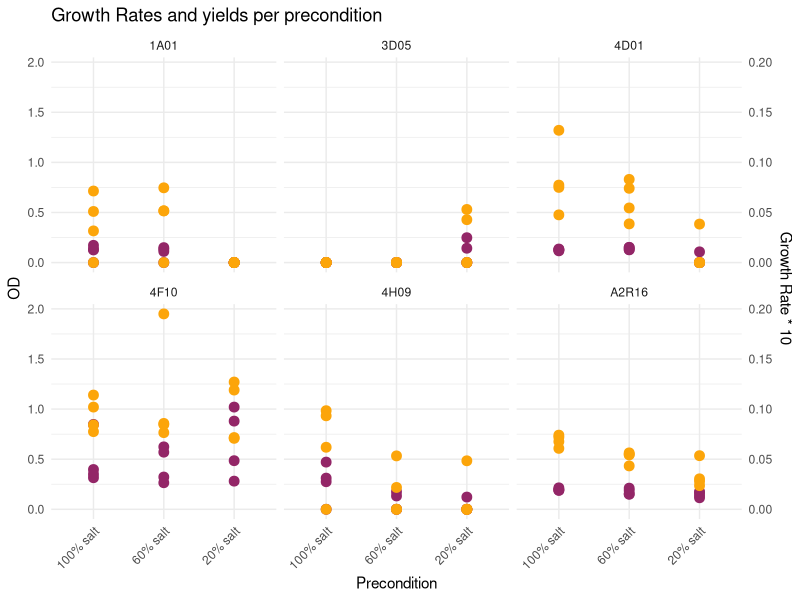
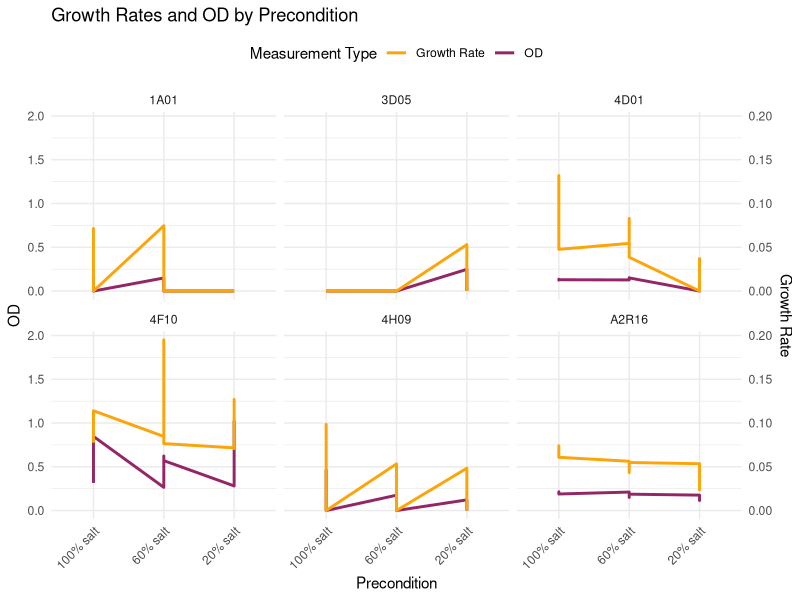
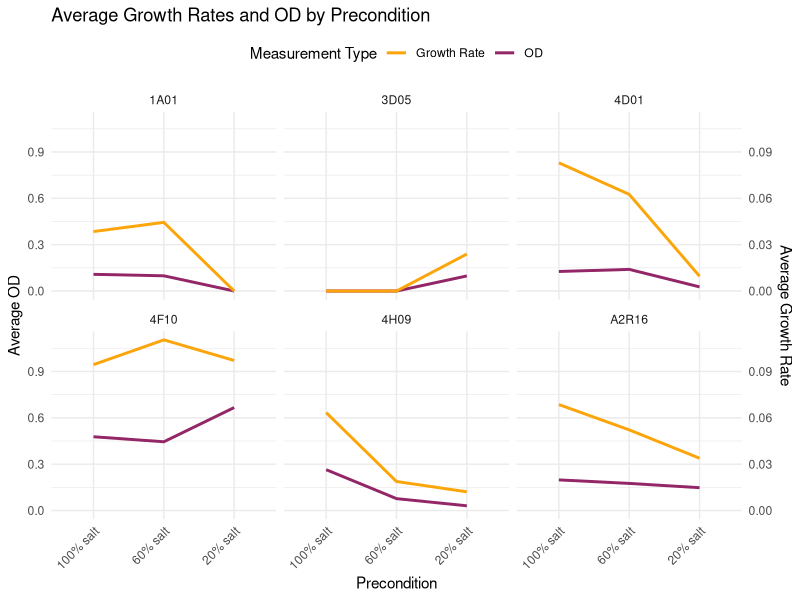
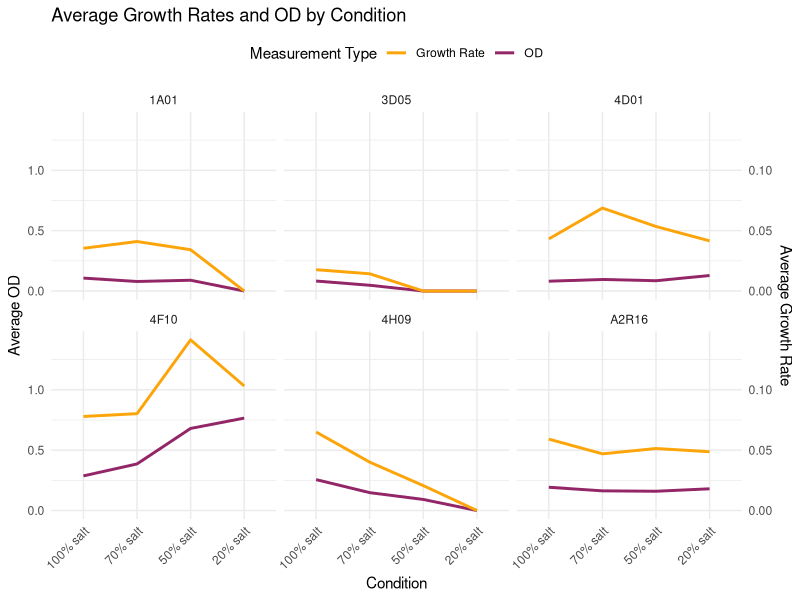
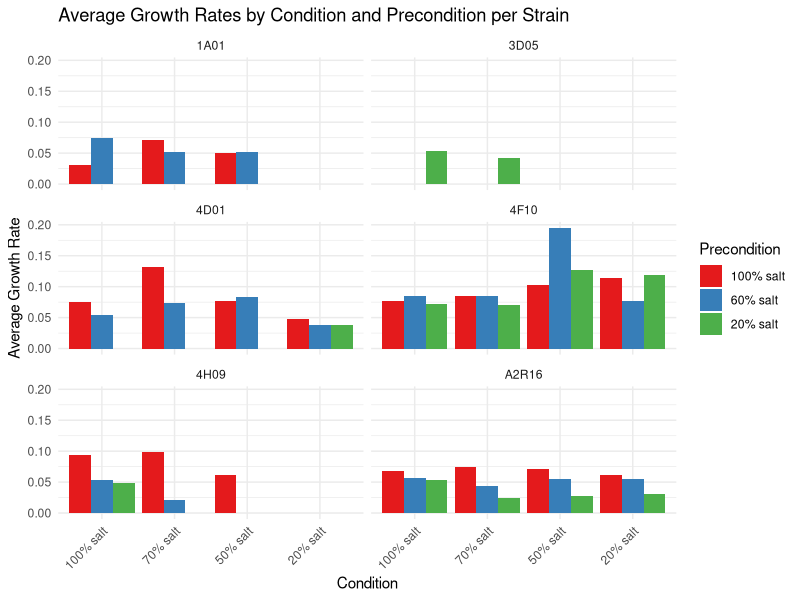
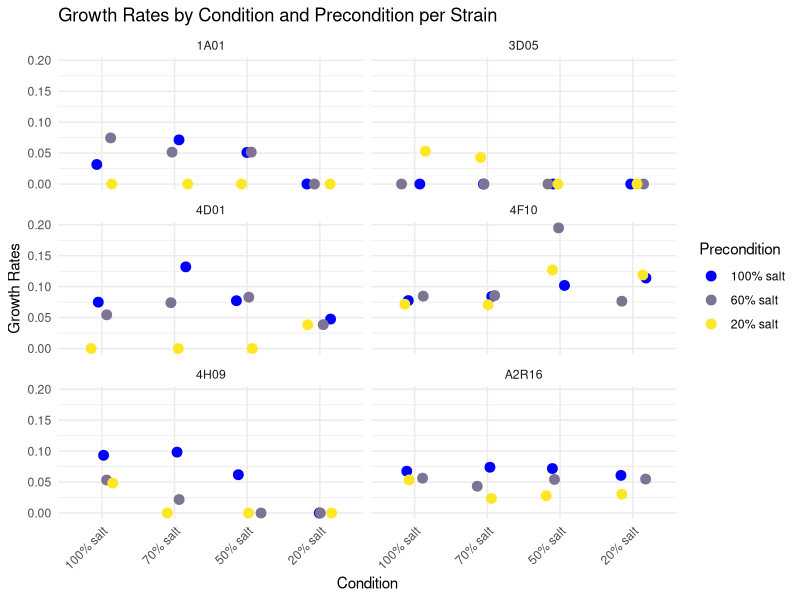
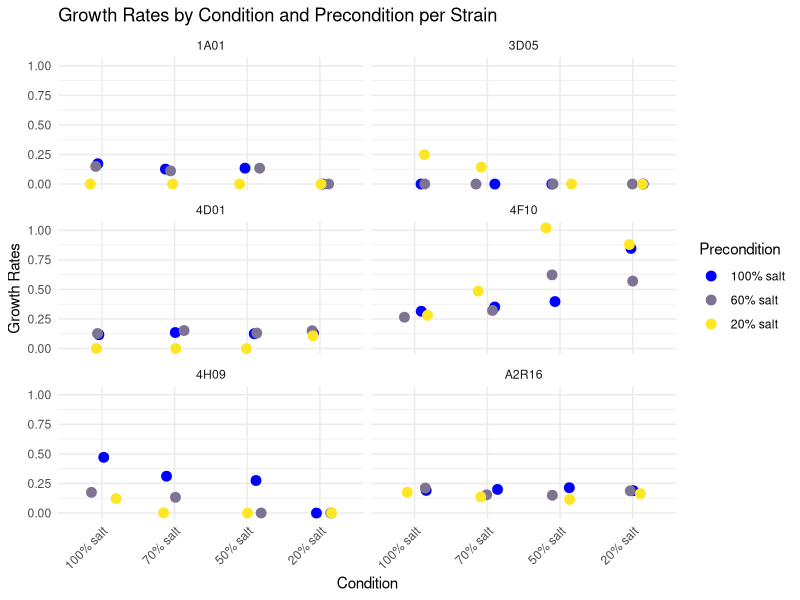
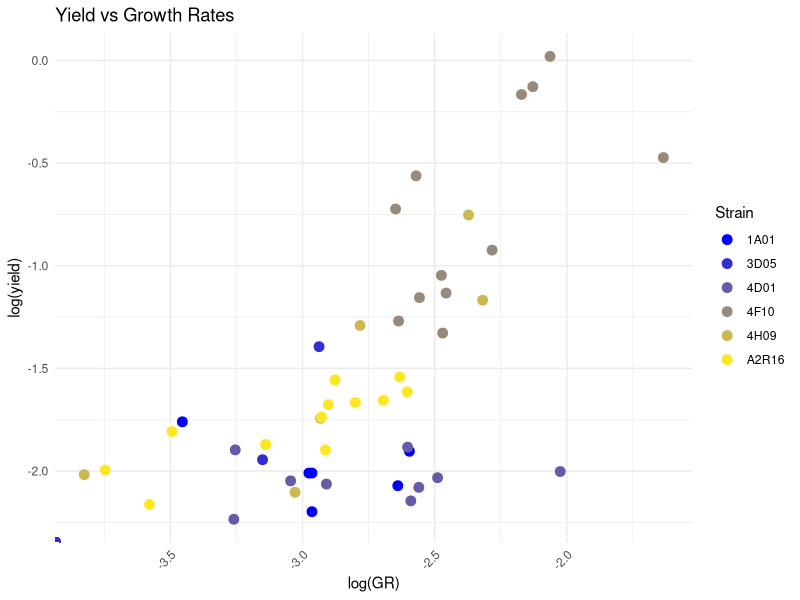

Write the R code that produced these figures, in order. (Note: this script raises an error after producing the figures.)
# Load packages
library(dplyr)
library(ggplot2)
library(viridis)
library(tidyr)
library(car)  # For ANOVA and post-hoc tests

# Create the vectors for growth rates, conditions, preconditions, and strains
growth_rates <- c(
  0.0775, 0.0846, 0.0716, 0.0933, 0.0533,
  0.0484, 0.0316, 0.0746, 0, 0.174,
  0.0519, 0.0842, 0.0857, 0.0708, 0.0984,
  0.0218, 0, 0.0714, 0.0516, 0,
  0.0293, 0.0368, 0.102, 0.195, 0.127,
  0.0619, 0, 0, 0.051, 0.0516,
  0, 0.0206, 0.0237, 0.114, 0.0765,
  0.119, 0, 0, 0, 0,
  0, 0, 0, 0, 0.075,
  0.0545, 0, 0.0676, 0.0563, 0.0535,
  0, 0, 0.053, 0, 0,
  0.132, 0.0741, 0, 0.074, 0.0433,
  0.0236, 0, 0, 0.0428, 0,
  0, 0.0773, 0.083, 0, 0.0719,
  0.0543, 0.0279, 0, 0, 0,
  0, 0, 0.0476, 0.0386, 0.0384, 0.0608, 0.0549, 0.0304,
  0, 0, 0, 0, 0
)

conditions <- c(
  "100% salt", "100% salt", "100% salt", "100% salt", "100% salt", 
  "100% salt", "100% salt", "100% salt", "100% salt", "100% salt", 
  "100% salt", "70% salt", "70% salt", "70% salt", "70% salt", 
  "70% salt", "70% salt", "70% salt", "70% salt", "70% salt", 
  "70% salt", '70% salt', "50% salt", "50% salt", "50% salt", "50% salt", 
  "50% salt", "50% salt", "50% salt", "50% salt", "50% salt", 
  "50% salt", '50% salt', "20% salt", "20% salt", "20% salt", "20% salt", 
  "20% salt", "20% salt", "20% salt", "20% salt", "20% salt", 
  "20% salt", '20% salt', 
  "100% salt", "100% salt", "100% salt", "100% salt", "100% salt", 
  "100% salt", "100% salt", "100% salt", "100% salt", "100% salt", 
  "100% salt",
  "70% salt", "70% salt", "70% salt", "70% salt", 
  "70% salt", "70% salt", "70% salt", "70% salt", "70% salt", 
  "70% salt", "70% salt", "50% salt", "50% salt", "50% salt", 
  "50% salt", "50% salt", "50% salt", "50% salt", "50% salt", 
  "50% salt", "50% salt", "50% salt", "20% salt", "20% salt", 
  "20% salt", "20% salt", "20% salt", "20% salt", "20% salt", 
  "20% salt", "20% salt", "20% salt", "20% salt"
)

preconditions <- c(
  "100% salt", "60% salt", "20% salt", "100% salt", "60% salt", 
  "20% salt", "100% salt", "60% salt", "20% salt", "MBL -N", 
  "MBL -N", 
  "100% salt", "60% salt", "20% salt", "100% salt", 
  "60% salt", "20% salt", "100% salt", "60% salt", "20% salt", 
  "MBL -N", "MBL -N",
  "100% salt", "60% salt", "20% salt", 
  "100% salt", "60% salt", "20% salt", "100% salt", "60% salt", 
  "20% salt", "MBL -N", "MBL -N", 
  "100% salt", "60% salt", 
  "20% salt", "100% salt", "60% salt", "20% salt", "100% salt", 
  "60% salt", "20% salt", "MBL -N", "MBL -N", 
  "100% salt", "60% salt", "20% salt", "100% salt", "60% salt", 
  "20% salt", "100% salt", "60% salt", "20% salt", "MBL -N", 
  "MBL -N", 
  "100% salt", "60% salt", "20% salt", "100% salt", "60% salt", 
  "20% salt", "100% salt", "60% salt", "20% salt", "MBL -N", 
  "MBL -N", 
  "100% salt", "60% salt", "20% salt", "100% salt", 
  "60% salt", "20% salt", "100% salt", "60% salt", "20% salt", 
  "MBL -N", "MBL -N",
  "100% salt", "60% salt", "20% salt", "100% salt", 
  "60% salt", "20% salt", "100% salt", "60% salt", "20% salt", 
  "MBL -N", "MBL -N"
)

strains <- c(
  "4F10", "4F10", "4F10", "4H09", "4H09", "4H09", "1A01", "1A01", 
  "1A01", "4F10", "4H09", 
  "4F10", "4F10", "4F10", "4H09", "4H09", 
  "4H09", "1A01", "1A01", "1A01", "4F10", "4H09", 
  "4F10", "4F10", "4F10", "4H09", "4H09", "4H09", "1A01", "1A01", "1A01", 
  "4F10", "4H09", 
  "4F10", "4F10", "4F10", "4H09", "4H09", "4H09", "1A01", 
  "1A01", "1A01", "4F10", "4H09", 
  "4D01", "4D01", "4D01", "A2R16", 
  "A2R16", "A2R16", "3D05", "3D05", "3D05", "4D01", "A2R16", 
  "4D01", "4D01", "4D01", "A2R16", "A2R16", "A2R16", "3D05", "3D05", "3D05", 
  "4D01", "A2R16", 
  "4D01", "4D01", "4D01", "A2R16", "A2R16", "A2R16", 
  "3D05", "3D05", "3D05", "4D01", "A2R16",
  "4D01", "4D01", "4D01", "A2R16", "A2R16", "A2R16", 
  "3D05", "3D05", "3D05", "4D01", "A2R16"
)

max_OD <- c(0.315, 0.265, 0.281, 0.471, 0.175, 0.122, 0.172, 0.149, 0, 
    0.75, 0.235, 0.351, 0.322, 0.485, 0.311, 0.133, 0, 0.126, 
    0.111, 0, 0.438, 0.187, 0.397, 0.623, 1.02, 0.275, 0, 0, 
    0.134, 0.134, 0, 0.183, 0.145, 0.847, 0.57, 0.88, 0, 0, 0, 
    0, 0, 0, 0, 0, 0.117, 0.127, 0, 0.191, 0.211, 0.176, 0, 
    0, 0.248, 0, 0, 0.135, 0.152, 0, 0.199, 0.154, 0.136, 0, 
    0, 0.143, 0, 0, 0.125, 0.131, 0, 0.214, 0.15, 0.115, 0, 
    0, 0, 0, 0, 0.129, 0.15, 0.107, 0.189, 0.187, 0.164, 0, 
    0, 0, 0, 0)


lag_time <- c(3.07, 3.33, 2.89, 13.2, 40.7, 62.5, 4.16, 3.16, 0, 
              3.51, 2.19, 3.38, 3.3, 2.98, 13.2, 53.1, 0, 3.16, 
              7.6, 0, 8.2, 1.5, 23, 11.6, 4.95, 14.2, 0, 0, 2.32, 
              7.69, 0, 4.67, 1.95, 45.9, 3.25, 7.55, 0, 0, 0, 0, 
              0, 0, 0, 0, 8.28, 9.17, 0, 6.49, 3.84, 5.64, 0, 0, 
              5.65, 0, 0, 8.81, 8.03, 0, 4.79, 7.07, 4.41, 0, 0, 
              12.9, 0, 0, 9.98, 11.7, 0, 6.51, 7.75, 5.96, 0, 0, 
              0, 0, 0, 22.4, 40.9, 68.5, 7.86, 6.12, 7.81, 0, 0, 
              0, 0, 0)

# Combine data
data_list_total <- list(
  GrowthRates = growth_rates,
  OD = max_OD,
  lag = lag_time,
  Condition = conditions,
  Precondition = preconditions,
  Strain = strains
)

# Create dataframe
data_list_total <- as.data.frame(data_list_total)

# Remove rows with "MBL - N" in the Precondition column
data_cleanedtotal <- data_list_total %>%
  filter(Precondition != "MBL -N")

# Define the order for Condition and Precondition
condition_order <- c("100% salt", "70% salt", "50% salt", "20% salt")
precondition_order <- c("100% salt", "60% salt", "20% salt")

# Clean the data and remove rows with 'MBL - N'
data_cleanedtotal <- data_cleanedtotal %>%
  filter(Precondition != "MBL - N") %>%
  mutate(Condition = factor(Condition, levels = condition_order),
         Precondition = factor(Precondition, levels = precondition_order))

# Determine scale factor 
scale_factor <- 10

# Create the faceted plot
ggplot(data_cleanedtotal, aes(x = Precondition)) + 
  geom_point(aes(y = OD), size = 3, color = "#932667FF") + 
  geom_point(aes(y = GrowthRates * scale_factor), size = 3, color = "#FCA50AFF") + # scale_factor to adjust the GR axis
  facet_wrap(~ Strain) + 
  theme_minimal() + 
  labs(title = "Growth Rates and yields per precondition",
       x = "Precondition",
       y = "Yield") + 
  theme(axis.text.x = element_text(angle = 45, hjust = 1)) + 
  scale_y_continuous(name = "OD",
                     sec.axis = sec_axis(~./scale_factor, name = "Growth Rate * 10")) # Adjust scale_factor as necessary

# Create plot of growth rates and OD
ggplot(data_cleanedtotal, aes(x = Precondition)) + 
  # Line for OD
  geom_line(aes(y = OD, color = "OD"), size = 1, group = 1) + 
  # Line for Growth Rates (scaled)
  geom_line(aes(y = GrowthRates * scale_factor, color = "Growth Rate"), size = 1, group = 1) + 
  # Facet by Strain
  facet_wrap(~ Strain) + 
  theme_minimal() + 
  labs(
    title = "Growth Rates and OD by Precondition", 
    x = "Precondition", 
    y = "OD",
    color = "Measurement Type"
  ) + 
  theme(
    axis.text.x = element_text(angle = 45, hjust = 1), 
    legend.position = "top"
  ) + 
  scale_y_continuous(
    name = "OD",
    sec.axis = sec_axis(~ . / scale_factor, name = "Growth Rate") # Adjust secondary axis for growth rates
  ) + 
  scale_color_manual(values = c("OD" = "#932667FF", "Growth Rate" = "#FCA50AFF")) # Color for the lines

# Calculate the average OD and Growth Rates for each strain and precondition
averaged_data <- data_cleanedtotal %>%
  group_by(Strain, Precondition) %>%
  summarise(
    avg_OD = mean(OD, na.rm = TRUE),
    avg_GrowthRate = mean(GrowthRates, na.rm = TRUE)
  )

# Plot average growth rates
ggplot(averaged_data, aes(x = Precondition)) + 
  # Line for average OD
  geom_line(aes(y = avg_OD, color = "OD"), size = 1, group = 1) + 
  # Line for average Growth Rates (scaled)
  geom_line(aes(y = avg_GrowthRate * scale_factor, color = "Growth Rate"), size = 1, group = 1) + 
  # Facet by Strain
  facet_wrap(~ Strain) + 
  theme_minimal() + 
  labs(
    title = "Average Growth Rates and OD by Precondition", 
    x = "Precondition", 
    y = "Average OD",
    color = "Measurement Type"
  ) + 
  theme(
    axis.text.x = element_text(angle = 45, hjust = 1), 
    legend.position = "top"
  ) + 
  scale_y_continuous(
    name = "Average OD",
    sec.axis = sec_axis(~ . / scale_factor, name = "Average Growth Rate") # Adjust secondary axis for growth rates
  ) + 
  scale_color_manual(values = c("OD" = "#932667FF", "Growth Rate" = "#FCA50AFF")) # Color for the lines

# Calculate the average OD and Growth Rates for each strain and precondition
averaged_data <- data_cleanedtotal %>%
  group_by(Strain, Condition) %>%
  summarise(
    avg_OD = mean(OD, na.rm = TRUE),
    avg_GrowthRate = mean(GrowthRates, na.rm = TRUE)
  )

# Plot average growth rates and OD
ggplot(averaged_data, aes(x = Condition)) + 
  # Line for average OD
  geom_line(aes(y = avg_OD, color = "OD"), size = 1, group = 1) + 
  # Line for average Growth Rates (scaled)
  geom_line(aes(y = avg_GrowthRate * scale_factor, color = "Growth Rate"), size = 1, group = 1) + 
  # Facet by Strain
  facet_wrap(~ Strain) + 
  theme_minimal() + 
  labs(
    title = "Average Growth Rates and OD by Condition", 
    x = "Condition", 
    y = "Average OD",
    color = "Measurement Type"
  ) + 
  theme(
    axis.text.x = element_text(angle = 45, hjust = 1), 
    legend.position = "top"
  ) + 
  scale_y_continuous(
    name = "Average OD",
    sec.axis = sec_axis(~ . / scale_factor, name = "Average Growth Rate") # Adjust secondary axis for growth rates
  ) + 
  scale_color_manual(values = c("OD" = "#932667FF", "Growth Rate" = "#FCA50AFF")) # Color for the lines

# Summarize the data to calculate average growth rates by Condition, Precondition, and Strain
data_summary <- data_cleanedtotal %>%
  group_by(Strain, Condition, Precondition) %>%
  summarise(AverageGrowthRate = mean(GrowthRates, na.rm = TRUE), .groups = 'drop')

# Create a bar plot with facets for each Strain
ggplot(data_summary, aes(x = Condition, y = AverageGrowthRate, fill = Precondition)) +
  geom_bar(stat = "identity", position = position_dodge()) +
  theme_minimal() +
  labs(title = "Average Growth Rates by Condition and Precondition per Strain",
       x = "Condition",
       y = "Average Growth Rate") +
  theme(axis.text.x = element_text(angle = 45, hjust = 1)) +
  scale_fill_brewer(palette = "Set1") +  # Use a color palette for fill
  facet_wrap(~ Strain, ncol = 2)  # Facet by Strain with 2 columns

# Pick colors
gradient_colors <- colorRampPalette(c("blue", "#FDE725FF"))(3)

# Create a point plot with facets for each Strain
ggplot(data_cleanedtotal, aes(x = Condition, y = GrowthRates, color = Precondition)) +
  geom_point(size = 3, position = position_jitter(width = 0.2)) +  # Jitter to avoid overplotting
  theme_minimal() +
  labs(title = "Growth Rates by Condition and Precondition per Strain",
       x = "Condition",
       y = "Growth Rates") +
  theme(axis.text.x = element_text(angle = 45, hjust = 1)) +
  scale_color_manual(values = gradient_colors) +  # Apply gradient colors
  facet_wrap(~ Strain, ncol = 2)  # Facet by Strain with 2 columns

# Create a point plot with facets for each Strain
ggplot(data_cleanedtotal, aes(x = Condition, y = OD, color = Precondition)) +
  geom_point(size = 3, position = position_jitter(width = 0.2)) +  # Jitter to avoid overplotting
  theme_minimal() +
  labs(title = "Growth Rates by Condition and Precondition per Strain",
       x = "Condition",
       y = "Growth Rates") +
  theme(axis.text.x = element_text(angle = 45, hjust = 1)) +
  scale_color_manual(values = gradient_colors) +  # Apply gradient colors
  facet_wrap(~ Strain, ncol = 2)  # Facet by Strain with 2 columns

# Pick colors
gradient_colors <- colorRampPalette(c("blue", "#FDE725FF"))(6)

# Create plot
ggplot(data_cleanedtotal, aes(x = log(GrowthRates), y = log(OD), color = Strain)) +
  geom_point(size = 3) +
  theme_minimal() +
  labs(title = "Yield vs Growth Rates",
       x = "log(GR)",
       y = "log(yield)") +
  scale_color_manual(values = gradient_colors) +  # Apply gradient colors
  theme(axis.text.x = element_text(angle = 45, hjust = 1))

# Create plot
ggplot(data_cleanedtotal, aes(x = log(OD), y = log(lag), color = Strain)) +
  geom_point(size = 3) +
  theme_minimal() +
  labs(title = "Yield vs Growth Rates",
       x = "log(GR)",
       y = "log(LT)") +
  scale_color_manual(values = gradient_colors) +  # Apply gradient colors
  theme(axis.text.x = element_text(angle = 45, hjust = 1))

# Calculate Spearman correlation
spearman_corr <- cor(data_cleanedtotal$GrowthRates, data_cleanedtotal$OD, method = "spearman")
print(paste("Spearman correlation: ", spearman_corr))

# LM
lm_model <- lm(log(OD) ~ log(GrowthRates), data = data_cleanedtotal)
summary(lm_model)

# Pick colors
gradient_colors <- viridis(6, option = 'B')

# Plot the regression line
ggplot(data_cleanedtotal, aes(x = log(GrowthRates), y = log(OD))) +
  geom_point(aes(color = Strain), size = 3) +
  geom_smooth(method = "lm", color = "black", se = FALSE) +  # Add regression line
  theme_minimal() +
  labs(title = "Regression of Yield on Growth Rates",
       x = "log(Growth Rates)",
       y = "log(OD)") +
  scale_color_manual(values = gradient_colors) +
  theme(axis.text.x = element_text(angle = 45, hjust = 1))

# Assuming `data_list_total` is a list with the relevant vectors
# Extract the data from the list
growth_rates <- data_list_total$GrowthRates
max_OD <- data_list_total$OD
lag_time <- data_list_total$lag
conditions <- data_list_total$Condition
preconditions <- data_list_total$Precondition
strains <- data_list_total$Strain

# Combine the data into a data frame for easier manipulation
data <- data.frame(growth_rates, max_OD, lag_time, conditions, preconditions, strains)

# Loop through each unique Precondition
unique_preconditions <- unique(data$preconditions)
for(precondition in unique_preconditions) {
  
  # Subset the data for the current precondition
  data_subset <- filter(data, preconditions == precondition)
  
  # Create the heatmap
  heatmap <- ggplot(data_subset, aes(x = conditions, y = strains, fill = max_OD)) +
    geom_tile() +
    scale_fill_viridis_c() +  # You can use any color scale, e.g., viridis
    theme_minimal() +
    labs(title = paste("Heatmap for Precondition:", precondition),
         x = "Condition",
         y = "Strain",
         fill = "Max OD") +
    theme(axis.text.x = element_text(angle = 45, hjust = 1))  # Rotate x-axis labels
  
  # Display the heatmap
  print(heatmap)
}

# Assuming `data_list_total` is a list with the relevant vectors
# Extract the data from the list
growth_rates <- data_list_total$GrowthRates
max_OD <- data_list_total$OD
lag_time <- data_list_total$lag
conditions <- data_list_total$Condition
preconditions <- data_list_total$Precondition
strains <- data_list_total$Strain

# Combine the data into a data frame for easier manipulation
data <- data.frame(growth_rates, max_OD, lag_time, conditions, preconditions, strains)

# Remove rows with "MBL - N" in the Precondition column
data <- data %>%
  filter(preconditions != "MBL -N")

# Specify the desired order for the conditions
precondition_order <- c("100% salt", "60% salt", "20% salt")

# Convert the 'conditions' variable to a factor with the specified order
data$preconditions <- factor(data$preconditions, levels = precondition_order)

# Create the heatmap for all preconditions combined into one plot
heatmap_all <- ggplot(data, aes(x = preconditions, y = strains, fill = max_OD)) +
  geom_tile() +
  scale_fill_viridis_c(option = 'cividis') +  # You can use any color scale
  theme_minimal() +
  labs(title = "Heatmap for All conditions",
       x = "Precondition",
       y = "Strain",
       fill = "Max OD") +
  theme(axis.text.x = element_text(angle = 45, hjust = 1)) +  # Rotate x-axis labels
  facet_wrap(~ conditions, scales = "free_y")  # Facet by precondition

# Display the heatmap
print(heatmap_all)

# Create the heatmap for all preconditions combined into one plot
heatmap_all <- ggplot(data, aes(x = preconditions, y = strains, fill = growth_rates)) +
  geom_tile() +
  scale_fill_viridis_c(option = 'cividis') +  # You can use any color scale
  theme_minimal() +
  labs(title = "Heatmap for All conditions",
       x = "Precondition",
       y = "Strain",
       fill = "GR") +
  theme(axis.text.x = element_text(angle = 45, hjust = 1)) +  # Rotate x-axis labels
  facet_wrap(~ conditions, scales = "free_y")  # Facet by precondition

# Display the heatmap
print(heatmap_all)

# Assuming `data` is the data frame with your original data
# Normalize the max_OD by the maximum value for each strain per condition and precondition
data_normalized <- data %>%
  group_by(strains, conditions) %>%
  mutate(max_OD_normalized = max_OD / max(max_OD)) %>%
  ungroup() %>%
  mutate(max_OD_normalized = ifelse(is.nan(max_OD_normalized), 0, max_OD_normalized))

# Create the heatmap with normalized max_OD
heatmap_all <- ggplot(data_normalized, aes(x = preconditions, y = strains, fill = max_OD_normalized)) +
  geom_tile() +
  scale_fill_viridis_c(option = 'cividis') +  # You can use any color scale
  theme_minimal() +
  labs(title = "Heatmap for All Conditions ",
       x = "Precondition",
       y = "Strain",
       fill = "Normalized Max OD") +
  theme(axis.text.x = element_text(angle = 45, hjust = 1)) +  # Rotate x-axis labels
  facet_wrap(~ conditions, scales = "free_y")  # Facet by condition

# Display the heatmap
print(heatmap_all)

# Normalize data
data_normalized <- data %>%
  group_by(strains, conditions) %>%
  mutate(GR_normalized = growth_rates / max(growth_rates)) %>%
  ungroup() %>%
  mutate(GR_normalized = ifelse(is.nan(GR_normalized), 0, GR_normalized))

# Create the heatmap with normalized max_OD
heatmap_all <- ggplot(data_normalized, aes(x = preconditions, y = strains, fill = GR_normalized)) +
  geom_tile() +
  scale_fill_viridis_c(option = 'cividis') +  # You can use any color scale
  theme_minimal() +
  labs(title = "Heatmap for All Conditions ",
       x = "Precondition",
       y = "Strain",
       fill = "Normalized GR") +
  theme(axis.text.x = element_text(angle = 45, hjust = 1)) +  # Rotate x-axis labels
  facet_wrap(~ conditions, scales = "free_y")  # Facet by condition

# Display the heatmap
print(heatmap_all)

# Assuming data is already available as `data`
# Calculate the mean max_OD per precondition and condition
mean_max_OD <- data %>%
  group_by(conditions, preconditions) %>%
  summarise(mean_max_OD = mean(max_OD, na.rm = TRUE))  # Mean max_OD per condition and precondition

# Visualize the data with a heatmap
heatmap_all <- ggplot(data, aes(x = preconditions, y = strains, fill = max_OD)) +
  geom_tile() +
  scale_fill_viridis_c(option = 'cividis') +
  theme_minimal() +
  labs(title = "Heatmap for All Conditions",
       x = "Precondition",
       y = "Strain",
       fill = "Max OD") +
  theme(axis.text.x = element_text(angle = 45, hjust = 1)) +
  facet_wrap(~ conditions, scales = "free_y")  # Facet by condition

# Display the heatmap
print(heatmap_all)

# Perform ANOVA to test if max_OD differs significantly by precondition for each condition
anova_results <- data %>%
  group_by(conditions) %>%
  do({
    aov_result <- aov(growth_rates ~ preconditions, data = .)  # ANOVA for each condition
    aov_summary <- summary(aov_result)[[1]]  # Extract the summary of the ANOVA
    data.frame(aov_summary)  # Convert the summary to a data frame
  })

# Display ANOVA results for each condition
print(anova_results)

# If ANOVA is significant, perform post-hoc pairwise comparisons (Tukey's HSD)
posthoc_results <- data %>%
  group_by(conditions) %>%
  do({
    aov_result <- aov(growth_rates ~ preconditions, data = .)  # ANOVA for each condition
    tukey_result <- TukeyHSD(aov_result)  # Tukey HSD test for post-hoc comparisons
    tukey_df <- as.data.frame(tukey_result$preconditions)  # Extract results as a data frame
    tukey_df$condition <- unique(.$conditions)  # Add the condition to the results
    tukey_df  # Return the Tukey results as a data frame
  })

# Display post-hoc results
print(posthoc_results)

# Perform ANOVA to test whether 'condition' influences the growth rate
anova_result <- aov(growth_rates ~ conditions, data = data)

# Summarize the ANOVA result
summary(anova_result)

# Perform ANOVA to test whether 'condition' influences the growth rate
anova_result <- aov(max_OD ~ conditions, data = data)

# Summarize the ANOVA result
summary(anova_result)

# Perform ANOVA to test whether 'condition' influences the growth rate
anova_result <- aov(lag_time ~ conditions, data = data)

# Summarize the ANOVA result
summary(anova_result)

# Normalize max_OD by the maximum value for each strain per condition and precondition
data_normalized <- data %>%
  group_by(strains, conditions) %>%
  mutate(max_OD_normalized = max_OD / max(max_OD)) %>%
  ungroup() %>%
  mutate(Yield = ifelse(is.nan(max_OD_normalized), 0, max_OD_normalized))

# Normalize growth rates by the maximum value for each strain per condition and precondition
data_normalized <- data_normalized %>%
  group_by(strains, conditions) %>%
  mutate(GR = growth_rates / max(growth_rates)) %>%
  ungroup() %>%
  mutate(GR = ifelse(is.nan(GR), 0, GR))

# Combine the data into a long format for both max_OD_normalized and GR_normalized
data_long <- data_normalized %>%
  gather(key = "metric", value = "value", Yield, GR)

order_salt <- c('100% salt', '70% salt', '50% salt', '20% salt')

# Create the heatmap with both normalized max_OD and GR, using facets for clear separation
heatmap_combined <- ggplot(data_long, aes(x = preconditions, y = strains, fill = value)) +
  geom_tile() +
  scale_fill_viridis_c(option = 'cividis') +  # You can use any color scale
  theme_minimal() +
  labs(title = "Heatmap for Normalized Max OD and Growth Rates",
       x = "Precondition",
       y = "Strain",
       fill = "Normalized Value") +
  theme(axis.text.x = element_text(angle = 45, hjust = 1)) +  # Rotate x-axis labels
  facet_grid(metric ~ conditions, scales = "free_y")  # Facet by both metric and condition

# Display the heatmap
print(heatmap_combined)

# Convert 'conditions' column to a factor with the desired order
data_long$conditions <- factor(data_long$conditions, levels = order_salt)

# Create the heatmap with both normalized max_OD and GR, using facets for clear separation
heatmap_combined <- ggplot(data_long, aes(x = preconditions, y = strains, fill = value)) +
  geom_tile() +
  scale_fill_viridis_c(option = 'cividis') +  # You can use any color scale
  theme_minimal() +
  labs(title = "Heatmap for Normalized Max OD and Growth Rates",
       x = "Precondition",
       y = "Strain",
       fill = "Normalized Value") +
  theme(axis.text.x = element_text(angle = 45, hjust = 1)) +  # Rotate x-axis labels
  facet_grid(metric ~ conditions, scales = "free_y")  # Facet by both metric and condition

# Display the heatmap
print(heatmap_combined)


